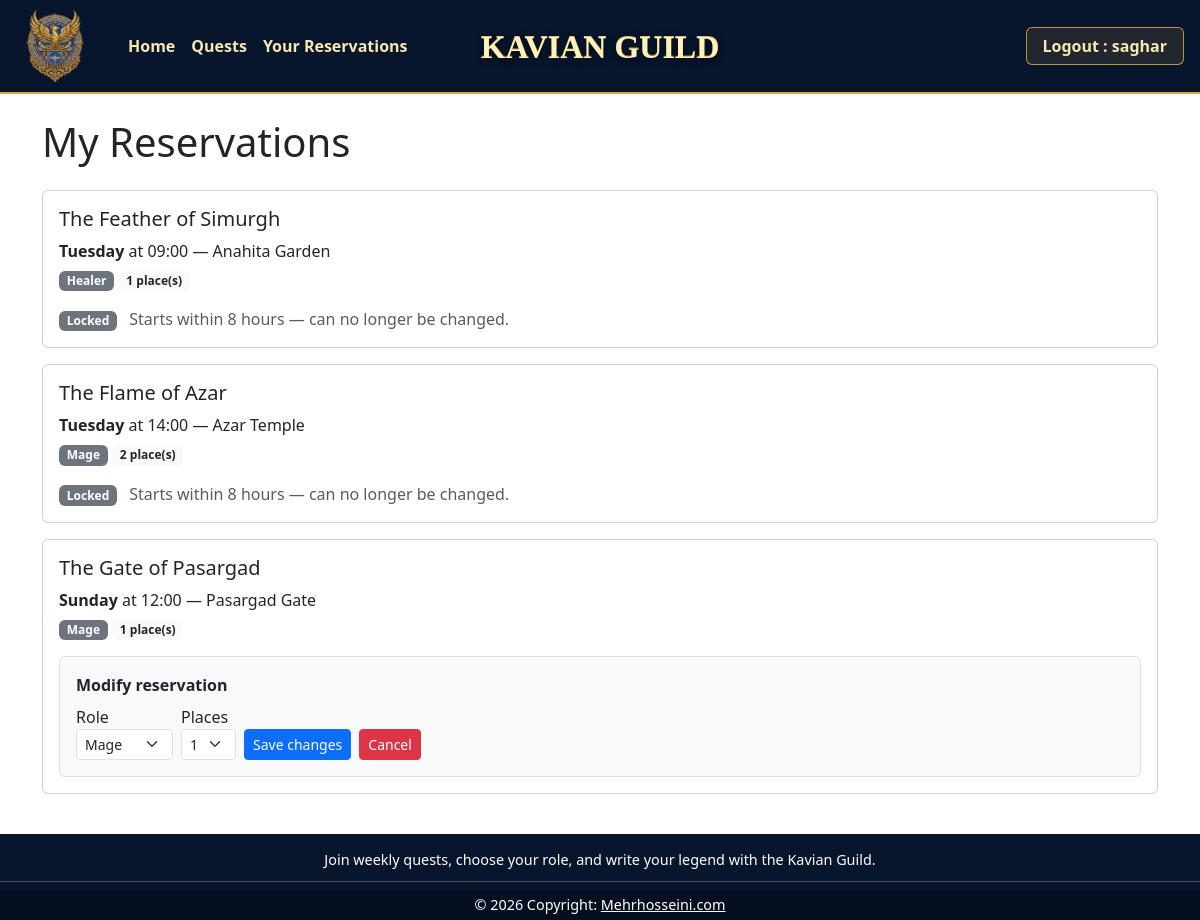
The app's page /my-reservations (signed in), older data.
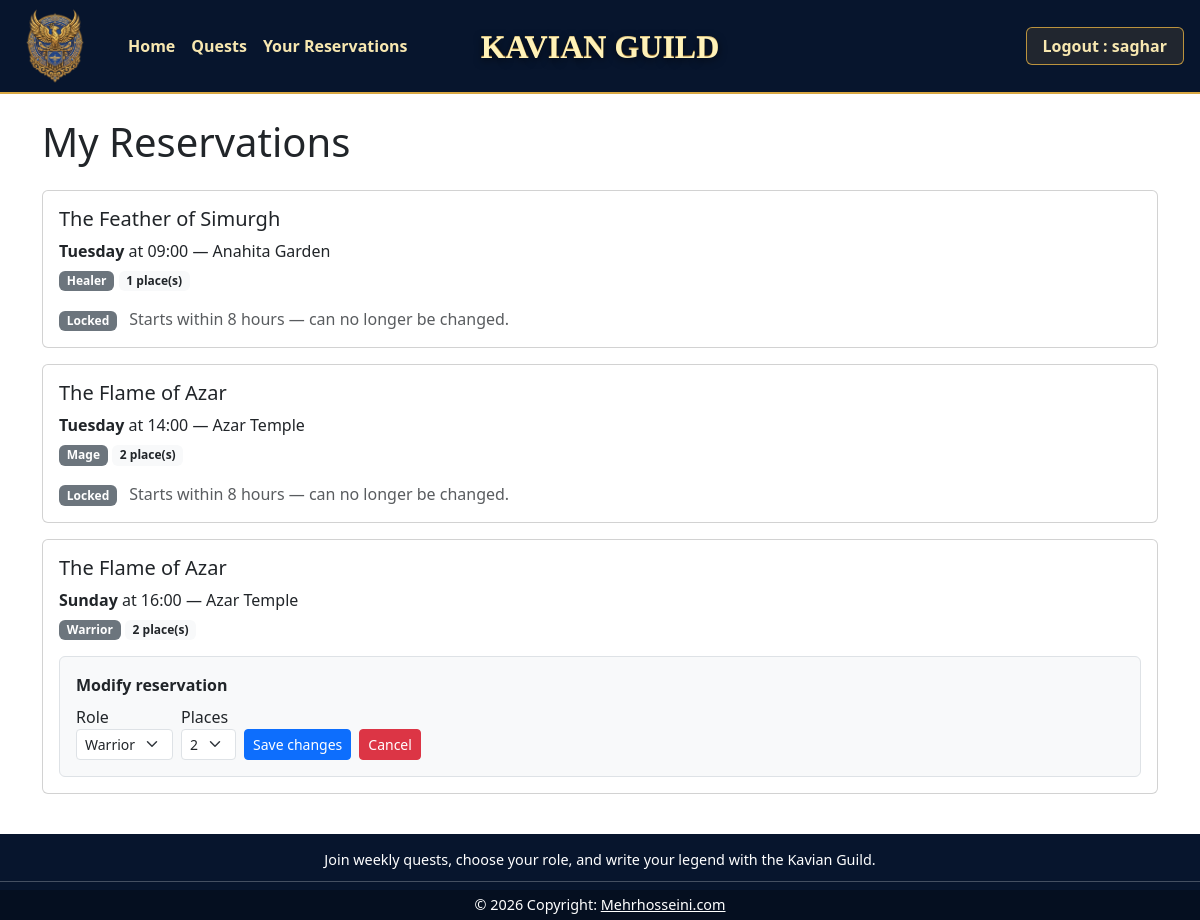
The same page, newer data.
### tables this page shows
CREATE TABLE participations (
            id         INTEGER PRIMARY KEY AUTOINCREMENT,
            user_id    INTEGER NOT NULL,
            session_id INTEGER NOT NULL,
            role       TEXT    NOT NULL CHECK (role IN ('Warrior','Mage','Healer')),
            places     INTEGER NOT NULL CHECK (places IN (1, 2)),
            FOREIGN KEY (user_id)    REFERENCES users(id),
            FOREIGN KEY (session_id) REFERENCES quest_sessions(id)
        );

CREATE TABLE quests (
        id               INTEGER PRIMARY KEY AUTOINCREMENT,
        title            TEXT    NOT NULL,
        duration_minutes INTEGER NOT NULL CHECK (duration_minutes > 0),
        quest_type       TEXT    NOT NULL CHECK (quest_type IN ('Razm','Rah','Chistan','Sayeh','Atar','Alborz')),
        difficulty       TEXT    NOT NULL CHECK (difficulty IN ('easy','medium','hard')),
        description      TEXT    NOT NULL,
        image            TEXT
    );

CREATE TABLE quest_sessions (
            id           INTEGER PRIMARY KEY AUTOINCREMENT,
            quest_id     INTEGER NOT NULL,
            day          TEXT    NOT NULL,
            start_time   TEXT    NOT NULL,
            start_minute INTEGER NOT NULL,
            location     TEXT    NOT NULL CHECK (location IN ('Azar Temple','Anahita Garden','Pasargad Gate')),
            FOREIGN KEY (quest_id) REFERENCES quests(id)
        );

### app.py (the view)
@app.route("/my-reservations")
@login_required
def my_scroll():
    participations = participations_dao.get_user_participations(current_user.id)
    return render_template(
        "my_scroll.html", participations=participations, is_locked=is_locked
    )

### app.py (called while the page is built)
def is_locked(start_minute):
    return start_minute <= SIMULATED_NOW_MINUTE + LOCK_WINDOW_MINUTES

@login_manager.user_loader
def load_user(user_id):
    return users_dao.get_user_by_id(int(user_id))

### db.py (called while the page is built)
def get_connection():
    conn = sqlite3.connect(DATABASE_PATH)
    conn.row_factory = sqlite3.Row   # rows behave like dicts: row["email"]
    conn.execute("PRAGMA foreign_keys = ON;")
    return conn

### models.py (called while the page is built)
    def is_guild_master(self):              # handy helper for permission checks
        return self.role == "guildmaster"

### participations_dao.py (called while the page is built)
def get_user_participations(user_id):
    conn = get_connection()
    rows = conn.execute(
        '''
        SELECT p.id, p.role, p.places,
               s.id AS session_id, s.day, s.start_time, s.start_minute, s.location,
               q.title AS quest_title
        FROM participations p
        JOIN quest_sessions s ON p.session_id = s.id
        JOIN quests q ON s.quest_id = q.id
        WHERE p.user_id = ?
        ORDER BY s.start_minute
        ''',
        (user_id,),
    ).fetchall()
    conn.close()
    return rows

### templates/my_scroll.html (shortened to what this page needs)
{% extends 'base.html' %}
{% block content %}
<h1 class="mb-4">My Reservations</h1>
{% if not participations %}
    <div class="d-flex flex-column align-items-center justify-content-center text-center p-5 border border-white rounded">
        You haven't joined any quests yet.
        <a href="{{ url_for('home') }}" class="alert-link">Visit the Quest Board</a> to begin your adventure!
    </div>
{% else %}
    {% for p in participations %}
        <div class="card mb-3">
            <div class="card-body">
                <h5 class="card-title">{{ p.quest_title }}</h5>
                <p class="card-text mb-1">
                    <strong>{{ p.day }}</strong> at {{ p.start_time }} — {{ p.location }}
                </p>
                <span class="badge bg-secondary">{{ p.role }}</span>
                <span class="badge bg-light text-dark">{{ p.places }} place(s)</span>
                {% if is_locked(p.start_minute) %}
                    <p class="text-muted mt-3 mb-0">
                        <span class="badge text-bg-secondary me-2">Locked</span>
                        Starts within 8 hours — can no longer be changed.
                    </p>
                {% else %}
                    <div class="mt-3 p-3 bg-light border rounded">
                        <p class="fw-semibold mb-2">Modify reservation</p>
                        <div class="d-flex gap-2 align-items-end flex-wrap">
                            <form method="POST" action="{{ url_for('modify_participation', participation_id=p.id) }}" class="d-flex gap-2 align-items-end flex-wrap">
                            <div>
                                <label class="form-label mb-0">Role</label>
                                <select name="role" class="form-select form-select-sm">
                                    <option value="Warrior" {% if p.role == 'Warrior' %}selected{% endif %}>Warrior</option>
                                    <option value="Mage"    {% if p.role == 'Mage' %}selected{% endif %}>Mage</option>
                                </select>
                            </div>
                            <div>
                                <label class="form-label mb-0">Places</label>
                                <select name="places" class="form-select form-select-sm">
                                    <option value="1" {% if p.places == 1 %}selected{% endif %}>1</option>
                                    <option value="2" {% if p.places == 2 %}selected{% endif %}>2</option>
                                </select>
                            </div>
                            <button type="submit" class="btn btn-primary btn-sm">Save changes</button>
                        </form>
                            <form method="POST" action="{{ url_for('cancel_participation', participation_id=p.id) }}">
                                <button type="submit" class="btn btn-danger btn-sm">Cancel</button>
                            </form>
                        </div>
                    </div>
                {% endif %}
            </div>
        </div>
    {% endfor %}
{% endif %}
{% endblock %}

Row changes from the older to the newer data that the page shows:
removed participations: quest_title "The Gate of Pasargad", day "Sunday", start_time "12:00", location "Pasargad Gate", role "Mage", places "1"
added participations: quest_title "The Flame of Azar", day "Sunday", start_time "16:00", location "Azar Temple", role "Warrior", places "2"
